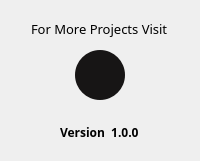
                     <widget class="QWidget" name="page_4">
                      <layout class="QVBoxLayout" name="verticalLayout_34">
                       <item alignment="Qt::AlignTop">
                        <widget class="QWidget" name="widget_13" native="true">
                         <layout class="QVBoxLayout" name="verticalLayout_33">
                          <property name="spacing">
                           <number>12</number>
                          </property>
                          <item alignment="Qt::AlignHCenter">
                           <widget class="QLabel" name="label">
                            <property name="font">
                             <font>
                              <family>Trebuchet MS</family>
                              <pointsize>10</pointsize>
                             </font>
                            </property>
                            <property name="text">
                             <string>For More Projects Visit</string>
                            </property>
                           </widget>
                          </item>
                          <item alignment="Qt::AlignHCenter">
                           <widget class="QPushButton" name="githubBtn">
                            <property name="minimumSize">
                             <size>
                              <width>50</width>
                              <height>50</height>
                             </size>
                            </property>
                            <property name="maximumSize">
                             <size>
                              <width>50</width>
                              <height>50</height>
                             </size>
                            </property>
                            <property name="cursor">
                             <cursorShape>PointingHandCursor</cursorShape>
                            </property>
                            <property name="styleSheet">
                             <string notr="true">background-color:#171515 ;
border-radius: 25%;</string>
                            </property>
                            <property name="text">
                             <string/>
                            </property>
                            <property name="icon">
                             <iconset resource="resources.qrc">
                              <normaloff>:/icons/icons/white/github.svg</normaloff>:/icons/icons/white/github.svg</iconset>
                            </property>
                            <property name="iconSize">
                             <size>
                              <width>24</width>
                              <height>24</height>
                             </size>
                            </property>
                           </widget>
                          </item>
                         </layout>
                        </widget>
                       </item>
                       <item>
                        <widget class="QWidget" name="widget_14" native="true">
                         <layout class="QVBoxLayout" name="verticalLayout_35">
                          <item alignment="Qt::AlignHCenter|Qt::AlignBottom">
                           <widget class="QLabel" name="label_7">
                            <property name="font">
                             <font>
                              <family>Trebuchet MS</family>
                              <weight>75</weight>
                              <bold>true</bold>
                             </font>
                            </property>
                            <property name="text">
                             <string>Version  1.0.0</string>
                            </property>
                           </widget>
                          </item>
                         </layout>
                        </widget>
                       </item>
                      </layout>
                     </widget>
